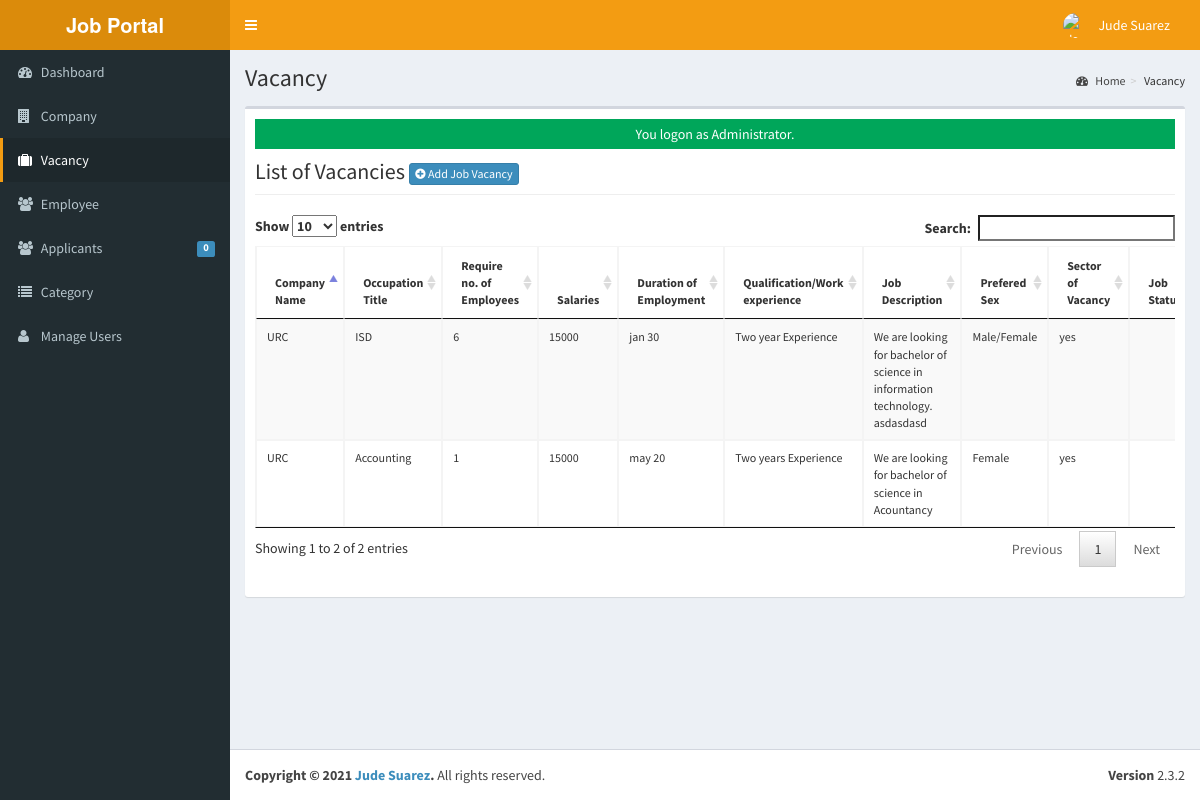
Page /jobportal/admin/vacancy/ (signed in) on the committed database.
### tables this page shows
CREATE TABLE `tblusers` (
  `USERID` varchar(30) NOT NULL,
  `FULLNAME` varchar(40) NOT NULL,
  `USERNAME` varchar(90) NOT NULL,
  `PASS` varchar(90) NOT NULL,
  `ROLE` varchar(30) NOT NULL,
  `PICLOCATION` varchar(255) NOT NULL
);

CREATE TABLE `tbljob` (
  `JOBID` int(11) NOT NULL,
  `COMPANYID` int(11) NOT NULL,
  `CATEGORY` varchar(90) NOT NULL,
  `OCCUPATIONTITLE` varchar(90) NOT NULL,
  `REQ_NO_EMPLOYEES` int(11) NOT NULL,
  `SALARIES` double NOT NULL,
  `DURATION_EMPLOYEMENT` varchar(90) NOT NULL,
  `QUALIFICATION_WORKEXPERIENCE` text NOT NULL,
  `JOBDESCRIPTION` text NOT NULL,
  `PREFEREDSEX` varchar(30) NOT NULL,
  `SECTOR_VACANCY` text NOT NULL,
  `JOBSTATUS` varchar(90) NOT NULL,
  `DATEPOSTED` datetime NOT NULL
);

CREATE TABLE `tblcompany` (
  `COMPANYID` int(11) NOT NULL,
  `COMPANYNAME` varchar(90) NOT NULL,
  `COMPANYADDRESS` varchar(90) NOT NULL,
  `COMPANYCONTACTNO` varchar(30) NOT NULL,
  `COMPANYSTATUS` varchar(90) NOT NULL,
  `COMPANYMISSION` text NOT NULL
);

### jobportal/admin/vacancy/index.php (called while the page is built, shortened)
<?php
require_once("../../include/initialize.php");
$title="Vacancy";
require_once ("../theme/templates.php");
?>

### jobportal/include/database.php (called while the page is built, shortened)
<?php
class Database {
	var $query = '';
	public $conn;
	public function open_connection() {
		try {
		$this->conn = new PDO("mysql:host=".server.";dbname=".database_name. "", user,pass);
		$this->conn->setAttribute(PDO::ATTR_ERRMODE, PDO::ERRMODE_EXCEPTION);
		}catch(PDOException $e){
			echo "Problem in database connection! Contact administrator!". $e->getMessage();
		}
	}
	function setQuery($sql='') {
		try {
		   $this->sql_string=$sql;
			$this->query = $this->conn->prepare($this->sql_string);
			$this->query->execute();
		  } catch (PDOException $e) {
		    echo "Failed to get query handle: " . $e->getMessage() . "\n";
		    exit;
		  }
	}
	function loadResultList() {
		$results = $this->query->fetchAll(PDO::FETCH_OBJ);
		return $results;
	}
	function loadSingleResult() {
		$results = $this->query->fetch(PDO::FETCH_OBJ);
		return $results;
	}
}
$mydb = new Database();
?>

### jobportal/include/accounts.php (called while the page is built, shortened)
<?php
require_once(LIB_PATH.DS.'database.php');
class User {
	protected static  $tblname = "tblusers";
	function single_user($id=""){
			global $mydb;
			$mydb->setQuery("SELECT * FROM ".self::$tblname."
				Where USERID= '{$id}' LIMIT 1");
			$cur = $mydb->loadSingleResult();
			return $cur;
	}
}
?>

### jobportal/include/function.php (called while the page is built, shortened)
<?php
function currentpage(){
		$this_page = $_SERVER['SCRIPT_NAME'];
	    $bits = explode('/',$this_page);
		 return $bits[3];
	}
		?>

### jobportal/admin/vacancy/list.php (the view, shortened to what this page needs)
<div class="row">
      	 <div class="col-lg-12">
           <h1 class="page-header">List of Vacancies  <a href="index.php?view=add" class="btn btn-primary btn-xs  ">  <i class="fa fa-plus-circle fw-fa"></i> Add Job Vacancy</a>  </h1>
      		</div>
  		 </div>
 		    <form action="controller.php?action=delete" Method="POST">
		     <div class="table-responsive">
			<table id="dash-table" class="table table-striped table-bordered table-hover"  style="font-size:12px" cellspacing="0">
			  <thead>
			  	<tr>
			  		<th>Company Name</th>
			  		<th>Occupation Title</th>
			  		<th>Require no. of Employees</th>
			  		<th>Salaries</th>
			  		<th>Duration of Employment</th>
			  		<th>Qualification/Work experience</th>
			  		<th>Job Description</th>
			  		<th>Prefered Sex</th>
			  		<th>Sector of Vacancy</th>
			  		<th>Job Status</th>
			  	</tr>
			  </thead>
			  <tbody>
			  	<?php
			  		$mydb->setQuery("SELECT * FROM `tbljob` j, `tblcompany` c WHERE j.COMPANYID=c.COMPANYID");
			  		$cur = $mydb->loadResultList();
					foreach ($cur as $result) {
			  		echo '<tr>';
			  			echo '<td>' . $result->COMPANYNAME.'</td>';
			  			echo '<td>' . $result->OCCUPATIONTITLE.'</td>';
			  			echo '<td>' . $result->REQ_NO_EMPLOYEES.'</td>';
			  			echo '<td>' . $result->SALARIES.'</td>';
			  			echo '<td>' . $result->DURATION_EMPLOYEMENT.'</td>';
			  			echo '<td>' . $result->QUALIFICATION_WORKEXPERIENCE.'</td>';
			  			echo '<td>' . $result->JOBDESCRIPTION.'</td>';
			  			echo '<td>' . $result->PREFEREDSEX.'</td>';
			  			echo '<td>' . $result->SECTOR_VACANCY.'</td>';
			  			echo '<td>' . $result->JOBSTATUS.'</td>';
			  		echo '</tr>';
			  	}
			  	?>
			  </tbody>
			</table>
			</form>

### jobportal/admin/theme/templates.php (shortened to what this page needs)
<!DOCTYPE html>
<html>
    <head>
        <link rel="stylesheet" href="<?php echo web_root;?>bootstrap/css/bootstrap.min.css">
        <link rel="stylesheet" href="<?php echo web_root;?>plugins/font-awesome/css/font-awesome.min.css">
        <link rel="stylesheet" href="<?php echo web_root;?>dist/css/AdminLTE.min.css">
        <link rel="stylesheet" href="<?php echo web_root;?>dist/css/skins/_all-skins.min.css">
        <link rel="stylesheet" href="<?php echo web_root;?>plugins/iCheck/flat/blue.css">
        <link rel="stylesheet" href="<?php echo web_root;?>plugins/morris/morris.css">
        <link rel="stylesheet" href="<?php echo web_root;?>plugins/jvectormap/jquery-jvectormap-1.2.2.css">
        <link href="<?php echo web_root; ?>plugins/datepicker/bootstrap-datetimepicker.min.css" rel="stylesheet" media="screen">
        <link rel="stylesheet" href="<?php echo web_root;?>plugins/dataTables/jquery.dataTables.min.css">
        <link rel="stylesheet" href="<?php echo web_root;?>plugins/bootstrap-wysihtml5/bootstrap3-wysihtml5.min.css">
    </head>
 <body class="hold-transition skin-yellow fixed sidebar-mini">
<div class="wrapper">
  <header class="main-header">
    <a href="<?php echo web_root;?>/admin/" class="logo">
      <span class="logo-lg"><b>Job Portal</b></span>
    </a>
    <nav class="navbar navbar-static-top" role="navigation">
      <a href="#" class="sidebar-toggle" data-toggle="offcanvas" role="button">
      </a>
      <div class="navbar-custom-menu">
        <ul class="nav navbar-nav">
          <?php
              $user = New User();
              $singleuser = $user->single_user($_SESSION['ADMIN_USERID']);
          ?>
          <li class="dropdown user user-menu" style="padding-right: 15px;"  >
            <a href="#" class="dropdown-toggle" data-toggle="dropdown">
              <img src="#" class="user-image" alt="User Image">
              <span class="hidden-xs"><?php echo $singleuser->FULLNAME; ?></span>
            </a>
          </li>
        </ul>
      </div>
    </nav>
  </header>
  <aside class="main-sidebar">
    <section class="sidebar">
      <ul class="sidebar-menu">
        <li  class="<?php echo (currentpage() == 'index.php') ? "active" : false;?>" >
          <a href="<?php echo web_root ;?>admin/">
            <i class="fa fa-dashboard"></i> <span>Dashboard</span>
          </a>
        </li>
        <li class="<?php echo (currentpage() == 'company') ? "active" : false;?>" >
          <a href="<?php echo web_root ;?>admin/company/">
            <i class="fa fa-building"></i> <span>Company</span>
          </a>
        </li>
        <li class="<?php echo (currentpage() == 'vacancy') ? "active" : false;?>" >
          <a href="<?php echo web_root ;?>admin/vacancy/">
            <i class="fa fa-suitcase"></i> <span>Vacancy</span>
          </a>
        </li>
        <li class="<?php echo (currentpage() == 'employee') ? "active" : false;?>" >
          <a href="<?php echo web_root ;?>admin/employee/">
            <i class="fa fa-users"></i> <span>Employee</span>
          </a>
        </li>
        <li class="<?php echo (currentpage() == 'applicants') ? "active" : false;?>" >
          <a href="<?php echo web_root ;?>admin/applicants/">
            <i class="fa fa-users"></i> <span>Applicants</span>
            <span class="label label-primary pull-right">
              <?php
                $sql = "SELECT count(*) as 'APPL' FROM `tbljobregistration` WHERE `PENDINGAPPLICATION`=1";
                $mydb->setQuery($sql);
                $pending = $mydb->loadSingleResult();
                echo $pending->APPL;
              ?>
            </span>
          </a>
        </li>
        <li class="<?php echo (currentpage() == 'category') ? "active" : false;?>" >
          <a href="<?php echo web_root ;?>admin/category/">
            <i class="fa fa-list"></i> <span>Category</span>
          </a>
        </li>
         <li class="<?php echo (currentpage() == 'user') ? "active" : false;?>">
          <a href="<?php echo web_root; ?>admin/user/">
            <i class="fa fa-user"></i> <span>Manage Users</span> </a>
        </li>
      </ul>
    </section>
  </aside>
  <div class="content-wrapper">
  <section class="content-header">
      <h1>
        <?php echo isset($title) ? $title : ''; ?>
      </h1>
      <ol class="breadcrumb">
        <?php
          if ($title!='Home') {
            $active_title = '';
            if (isset($_GET['view'])) {
              $active_title = '<li class='.$active_title.'><a href="index.php">'.$title.'</a></li>';
            }else{
              $active_title = '<li class='.$active_title.'>'.$title.'</li>';
            }
            echo '<li><a href='.web_root.'admin/><i class="fa fa-dashboard"></i> Home</a></li>';
            echo  $active_title;
          }
        ?>
      </ol>
    </section>
         <section class="content">
          <div class="row">
            <div class="col-xs-12">
              <div class="box">
                <div class="box-body">
              <?php
               require_once $content;
               ?>
             </div>
           </div>
         </div>
         </section>
 </div>
  <footer class="main-footer">
    <div class="pull-right hidden-xs">
      <b>Version</b> 2.3.2
    </div>
    <strong>Copyright &copy; 2021 <a href="#">Jude Suarez</a>.</strong> All rights
    reserved.
  </footer>
    </body>
</html>

### rows in the picture
tblusers: FULLNAME "Jude Suarez"
tbljob: COMPANYID.COMPANYNAME "URC", OCCUPATIONTITLE "ISD", REQ_NO_EMPLOYEES "6", SALARIES "15000", DURATION_EMPLOYEMENT "jan 30", QUALIFICATION_WORKEXPERIENCE "Two year Experience", JOBDESCRIPTION "We are looking for bachelor of science in information technology. asdasdasd", PREFEREDSEX "Male/Female", SECTOR_VACANCY "yes"
tbljob: COMPANYID.COMPANYNAME "URC", OCCUPATIONTITLE "Accounting", REQ_NO_EMPLOYEES "1", SALARIES "15000", DURATION_EMPLOYEMENT "may 20", QUALIFICATION_WORKEXPERIENCE "Two years Experience", JOBDESCRIPTION "We are looking for bachelor of science in Acountancy", PREFEREDSEX "Female", SECTOR_VACANCY "yes"

### other values in the picture
$pending->APPL "0"
$title "Vacancy"
$_SESSION['message'] "You logon as Administrator."
